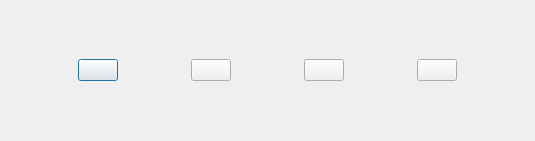
<?xml version="1.0" encoding="UTF-8"?>
<!-- Automaticky vygeneroval QtCreator, autor: Jan Holásek (xholas09) -->
<ui version="4.0">
 <class>NewFigureDialog</class>
 <widget class="QDialog" name="NewFigureDialog">
  <property name="geometry">
   <rect>
    <x>0</x>
    <y>0</y>
    <width>535</width>
    <height>141</height>
   </rect>
  </property>
  <property name="sizePolicy">
   <sizepolicy hsizetype="Fixed" vsizetype="Fixed">
    <horstretch>0</horstretch>
    <verstretch>0</verstretch>
   </sizepolicy>
  </property>
  <property name="windowTitle">
   <string>Dialog</string>
  </property>
  <layout class="QHBoxLayout" name="horizontalLayout">
   <item>
    <widget class="QPushButton" name="buttonKnight">
     <property name="sizePolicy">
      <sizepolicy hsizetype="Fixed" vsizetype="Fixed">
       <horstretch>0</horstretch>
       <verstretch>0</verstretch>
      </sizepolicy>
     </property>
     <property name="icon">
      <iconset resource="resources.qrc">
       <normaloff>:/img/knightWhite</normaloff>:/img/knightWhite</iconset>
     </property>
     <property name="iconSize">
      <size>
       <width>110</width>
       <height>110</height>
      </size>
     </property>
    </widget>
   </item>
   <item>
    <widget class="QPushButton" name="buttonBishop">
     <property name="sizePolicy">
      <sizepolicy hsizetype="Fixed" vsizetype="Fixed">
       <horstretch>0</horstretch>
       <verstretch>0</verstretch>
      </sizepolicy>
     </property>
     <property name="icon">
      <iconset resource="resources.qrc">
       <normaloff>:/img/bishopWhite</normaloff>:/img/bishopWhite</iconset>
     </property>
     <property name="iconSize">
      <size>
       <width>110</width>
       <height>110</height>
      </size>
     </property>
    </widget>
   </item>
   <item>
    <widget class="QPushButton" name="buttonRook">
     <property name="sizePolicy">
      <sizepolicy hsizetype="Fixed" vsizetype="Fixed">
       <horstretch>0</horstretch>
       <verstretch>0</verstretch>
      </sizepolicy>
     </property>
     <property name="icon">
      <iconset resource="resources.qrc">
       <normaloff>:/img/rookWhite</normaloff>:/img/rookWhite</iconset>
     </property>
     <property name="iconSize">
      <size>
       <width>110</width>
       <height>110</height>
      </size>
     </property>
    </widget>
   </item>
   <item>
    <widget class="QPushButton" name="buttonQueen">
     <property name="sizePolicy">
      <sizepolicy hsizetype="Fixed" vsizetype="Fixed">
       <horstretch>0</horstretch>
       <verstretch>0</verstretch>
      </sizepolicy>
     </property>
     <property name="icon">
      <iconset resource="resources.qrc">
       <normaloff>:/img/queenWhite</normaloff>:/img/queenWhite</iconset>
     </property>
     <property name="iconSize">
      <size>
       <width>110</width>
       <height>110</height>
      </size>
     </property>
    </widget>
   </item>
  </layout>
 </widget>
 <resources>
  <include location="resources.qrc"/>
 </resources>
 <connections/>
</ui>
